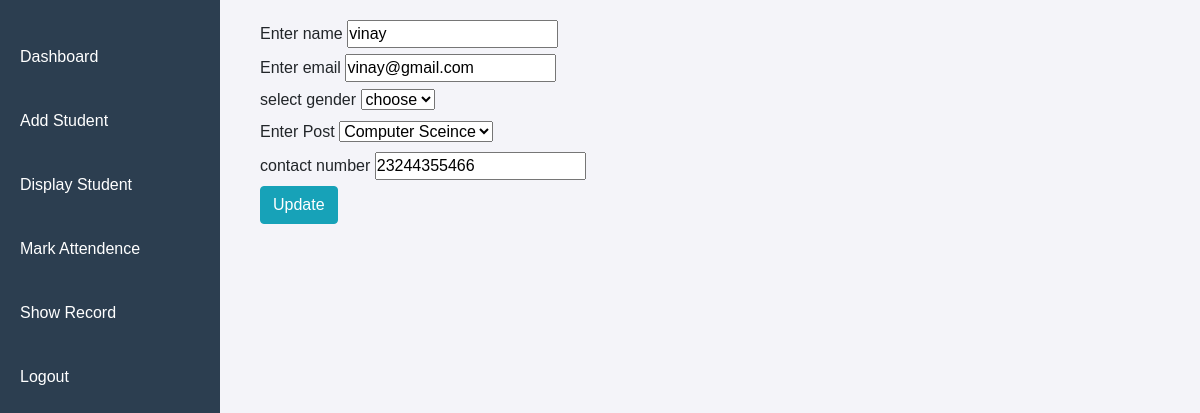
/edit/6, run on the app's committed database.
### app/models.py (models this page shows)
class staff(models.Model):
    name=models.CharField(max_length=50)
    email=models.EmailField()
    gender=models.CharField(max_length=50)
    status=models.CharField(max_length=50)
    contact=models.IntegerField()
    branch=models.CharField(max_length=50)

### app/views.py (the view)
# urls.py: path('edit/<int:pk>',views.edit,name='edit'),
def edit(request,pk):
    mydata=staff.objects.get(id=pk)
    return render(request,"edit.html",{"myval":mydata})

### app/templates/edit.html (shortened to what this page needs)
{% extends "base.html" %}
{%  load static  %}
{% block css %}<link rel="stylesheet" href="https://cdn.jsdelivr.net/npm/bootstrap@4.0.0/dist/css/bootstrap.min.css">{% endblock %}
{% block content %}
{% if  myval %}
<form action="{% url 'update' pk=myval.id %}" method="post" enctype="multipart/form-data">
    <label for="name">Enter name</label>
    <input type="text" name="name" value="{{myval.name}}">
    <br>
    <label for="email">Enter email</label>
    <input type="text" name="email" value="{{myval.email}}">
    <br>
     <label for="gender">select gender</label>
     <select  name="gender" value="{{myval.gender}}">
        <option >choose</option>
     </select>
    <br>
    <label for="pos">Enter Post</label>
    <select name="pos" value="{{myval.post}}" >
        <option >
            Computer Sceince </option>
    </select>
    <br>
    <label for="con">contact number</label>
    <input type="number" name="con" value="{{myval.contact}}">
    {% endif %}
    <br>
    <button type="sumbit" class="btn btn-info">Update</button>
    </form>
{% endblock %}

### app/templates/base.html (style rules this page uses)
* { margin: 0; padding: 0; box-sizing: border-box; }
body { font-family: Arial, sans-serif; background-color: #f4f4f9; display: flex; min-height: 100vh; }

### data on the page
staff: name "vinay", email "vinay@gmail.com", gender "choose", con "23244355466"
